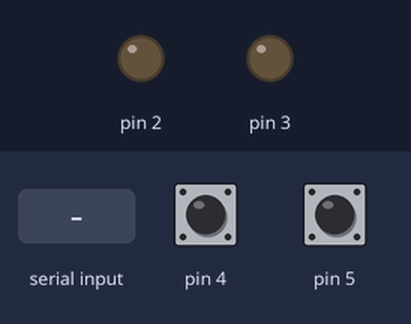
Simulated run of this sketch. Board: Arduino Uno, built with avr-gcc and run on an emulated ATmega328P. On the bench: output pins drawn as LEDs (lit = HIGH). Inputs (shaded band) come from the test bench; at power-on: pin 4 HIGH, pin 5 HIGH.

Above: at 1.2 s.
1.3 s: "L1:90\n" received over Serial
At 1.6 s:
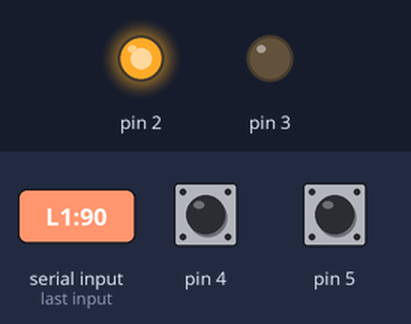
2.8 s: "L2:90\n" received over Serial
At 3.9 s:
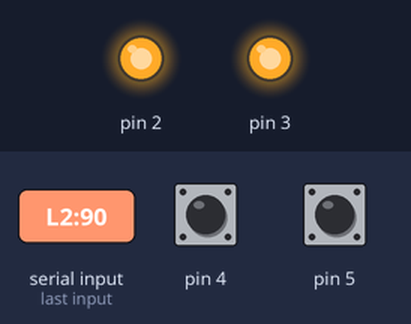
4.3 s: "L1:\n" received over Serial
At 5.0 s:
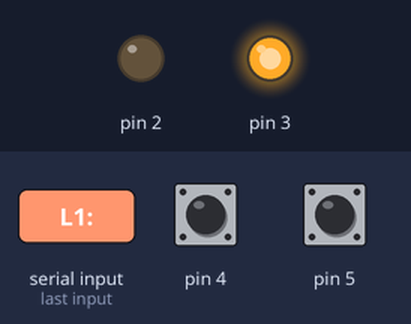
7.4 s: "L2:\n" received over Serial
At 8.6 s:
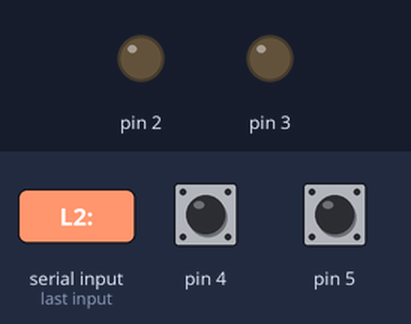
Timing chart, 0 to 9.9 s (numbered marks = the images above; inputs shaded):
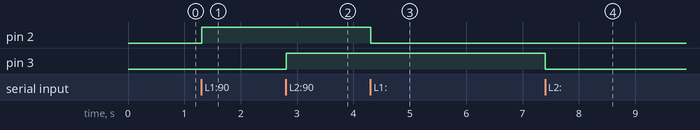

Measured:
- after the input at 1.3 s, pin 2: LOW → HIGH at once
- after the input at 2.8 s, pin 3: LOW → HIGH at once
- after the input at 4.3 s, pin 2: HIGH → LOW at once
- after the input at 7.4 s, pin 3: HIGH → LOW at once

The sketch:

Parte_2_Arduino.ino
```cpp
int estadoAnteriorPulsador1 = HIGH;
int estadoAnteriorPulsador2 = HIGH;

void setup()
{
  Serial.begin(9600); // iniciar comunicación serial a 9600 baudios (igual que en processing)

  // pines de salida
  pinMode(2, OUTPUT);
  pinMode(3, OUTPUT);

  // pines de entrada
  pinMode(4, INPUT_PULLUP);
  pinMode(5, INPUT_PULLUP);
}

void loop() {
int estadoPulsador1, estadoPulsador2;

estadoPulsador1 = digitalRead(4);
estadoPulsador2 = digitalRead(5);

// --------- MANDA A PROCESSING -----------

  if (estadoPulsador1 != estadoAnteriorPulsador1)
  {
    estadoAnteriorPulsador1 = estadoPulsador1;

    if (estadoPulsador1 == LOW)
    {
      Serial.println("E1:1"); // manda "E1:1" si se presiona (LOW)
    }
    else
    {
      Serial.println("E1:0"); // manda "E1:0" si se suelta (HIGH)
    }
    delay(50);
  }

  if (estadoPulsador2 != estadoAnteriorPulsador2)
  {
    estadoAnteriorPulsador2 = estadoPulsador2;
    if (estadoPulsador2 == LOW)
    {
      Serial.println("E2:1");
    }
    else
    {
      Serial.println("E2:0");
    }
    delay(50);
  }

// --------- LEE DE PROCESSING -----------

  if (Serial.available() > 0) // ve si hay datos para leer
  {
    String comando;
    int valor;

    comando = Serial.readStringUntil('\n'); // lee hasta \n
    comando.trim(); // limpia espacios o saltos de línea extra

    if (comando.startsWith("L1:"))
    {
      valor = comando.substring(3).toInt(); // extrae datos a partir del caracter 3 (el estado)
      digitalWrite(2, valor);
    }
    else
    {
      if (comando.startsWith("L2:"))
      {
        valor = comando.substring(3).toInt();
        digitalWrite(3, valor);
      }
    }
  }
}
```
